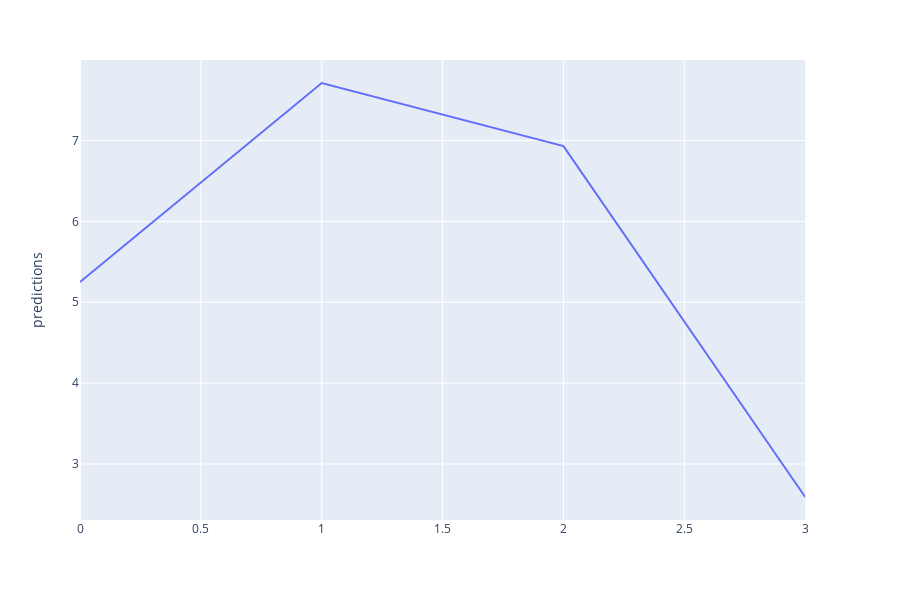

The cell this chart's notebook holds for it:
### Code cell
fig = px.line(df_test, y="predictions")
fig.show()

### Figure 1 — Plotly figure (JSON) as saved in the notebook; plotly's stock layout.template omitted (floating-point values rounded to 4 significant figures)
{"data": [{"hoverlabel": {"namelength": 0}, "hovertemplate": "predictions=%{y}", "legendgroup": "", "line": {"color": "#636efa", "dash": "solid"}, "mode": "lines", "name": "", "showlegend": false, "type": "scatter", "xaxis": "x", "y": [5.25, 7.712, 6.931, 2.591], "yaxis": "y"}], "layout": {"height": 600, "legend": {"tracegroupgap": 0}, "margin": {"t": 60}, "xaxis": {"anchor": "y", "domain": [0, 0.98]}, "yaxis": {"anchor": "x", "domain": [0, 1], "title": {"text": "predictions"}}}}
